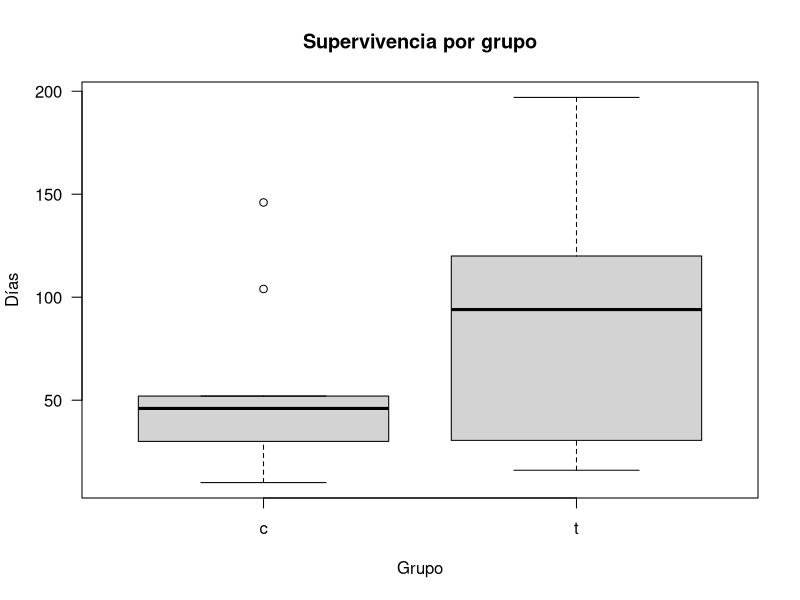

Write the R code that produced this figure.
## ---- chunk 1
knitr::opts_chunk$set(echo = TRUE)
## ---- chunk 2
nubes <- read.table(
    file = "./data/clouds.txt",
    sep = "\t", header = TRUE
)
log_lluvia <- log(nubes)

n <- nrow(nubes)

con_tratamiento <- log_lluvia$Seeded.Clouds
sin_tratamiento <- log_lluvia$Unseeded.Clouds

(Xbar <- mean(con_tratamiento))
(Ybar <- mean(sin_tratamiento))

(S2_X <- (n - 1) * var(con_tratamiento))
(S2_Y <- (n - 1) * var(sin_tratamiento))
## ---- chunk 3
(U <- sqrt(n + n - 2) * (Xbar - Ybar) /
    (sqrt(1 / n + 1 / n) * sqrt(S2_X + S2_Y)))
## ---- chunk 4
(qnt <- qt(p = 1 - 0.01, df = n + n - 2))
## ---- chunk 5
U > qnt
## ---- chunk 6
1 - pt(q = U, df = n + n - 2)
## ---- chunk 7
n <- 8
m <- 10

n + m - 2

Xbar <- 2.6
Ybar <- 2.3

S2_X <- 0.32
S2_Y <- 0.22

(U <- sqrt(n + m - 2) * (Xbar - Ybar) /
    (sqrt(1 / n + 1 / m) * sqrt(S2_X + S2_Y)))
## ---- chunk 8
(qnt <- qt(p = 1 - 0.01 / 2, df = n + m - 2))
## ---- chunk 9
abs(U) > qnt
## ---- chunk 10
2 * (1 - pt(q = U, df = n + m - 2))
## ---- chunk 11
set.seed(NULL)
## ---- chunk 12
m <- 20
X <- rnorm(n = m, mean = 0, sd = sqrt(6))
head(X)
n <- 40
Y <- rnorm(n = n, mean = 10, sd = sqrt(2))
head(Y)
## ---- chunk 13
(S2_X_divido_m_1 <- var(X))
(S2_Y_divido_n_1 <- var(Y))

(V <- S2_X_divido_m_1 / S2_Y_divido_n_1)
## ---- chunk 14
(qnt <- qf(p = 1 - 0.05, df1 = m - 1, df2 = n - 1))
## ---- chunk 15
V > qnt
## ---- chunk 16
1 - pf(q = V, df1 = m - 1, df2 = n - 1)
## ---- chunk 17
(m <- length(con_tratamiento))
(n <- length(sin_tratamiento))
(S2_X_divido_m_1 <- var(con_tratamiento))
(S2_Y_divido_n_1 <- var(sin_tratamiento))
(V <- S2_X_divido_m_1 / S2_Y_divido_n_1)
## ---- chunk 18
(c1 <- qf(0.025, df1 = m - 1, df2 = n - 1))
(c2 <- qf(0.975, df1 = m - 1, df2 = n - 1))
## ---- chunk 19
V < c1
V > c2
## ---- chunk 20
2 * min(1 - pf(q = V, df1 = m - 1, df2 = n - 1),
        pf(q = V, df1 = m - 1, df2 = n - 1))
## ---- chunk 21
# datos observados
trat <- c(94, 197, 16, 38, 99, 141, 23)
cont <- c(52, 104, 146, 10, 51, 30, 40, 27, 46)

# Tamaño de las muestras
(n1 <- length(trat))
(n2 <- length(cont))

#
d <- data.frame(c(trat, cont), c(rep("t", length(trat)), rep("c", length(cont))))
names(d) <- c("dias", "grupo")

knitr::kable(d)

# BoxPlot de los días de superviviencia por grupo
boxplot(d$dias ~ d$grupo,
  las = 1, ylab = "Días",
  xlab = "Grupo", main = "Supervivencia por grupo"
)

# Valor observado del estadístico de prueba
(t <- (mean(trat) - mean(cont)) / sqrt(var(trat) / n1 + var(cont) / n2))

# Inicio del bootstrap
set.seed(112358) # Semilla
B <- 1000 # número de muestras bootstrap

# Transformación de los datos
(Z <- (sum(trat) + sum(cont)) / (n1 + n2))

Xi <- trat - mean(trat) + Z
head(Xi)
mean(Xi)

Yi <- cont - mean(cont) + Z
head(Yi)
mean(Yi)

Tboot_b <- NULL

for (b in 1:B) {
  xb <- sample(Xi, size = n1, replace = TRUE)
  yb <- sample(Yi, size = n2, replace = TRUE)
  Tboot_b[b] <- (mean(xb) - mean(yb)) / sqrt(var(xb) / n1 + var(yb) / n2)
}


# Cálculo del p-valor
(p <- mean(Tboot_b>=t))
